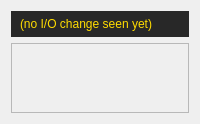
<?xml version="1.0" encoding="UTF-8"?>
<ui version="4.0">
 <class>pageIO</class>
 <widget class="QWidget" name="pageIO">
  <layout class="QVBoxLayout" name="ioLayout">
   <item>
    <widget class="QLabel" name="io_lastchange">
     <property name="text"><string>(no I/O change seen yet)</string></property>
     <property name="styleSheet"><string notr="true">font: 75 14pt "Courier 10 Pitch"; color: rgb(255,220,0); background: rgb(40,40,40); padding: 6px;</string></property>
    </widget>
   </item>
   <item>
    <widget class="QScrollArea" name="io_scroll">
     <property name="widgetResizable"><bool>true</bool></property>
     <widget class="QWidget" name="io_grid_holder">
      <layout class="QGridLayout" name="io_grid">
       <property name="horizontalSpacing"><number>6</number></property>
       <property name="verticalSpacing"><number>3</number></property>
      </layout>
     </widget>
    </widget>
   </item>
  </layout>
 </widget>
</ui>
